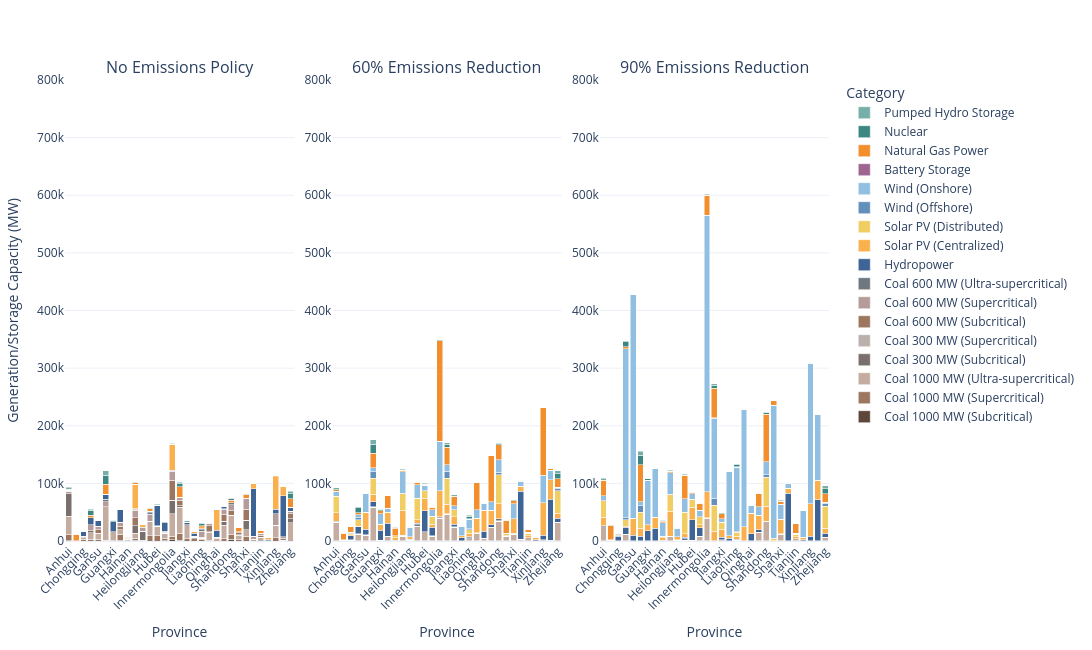

The notebook cell saved with this chart:
### Code cell
plot_scenario_subplots(
    elec_capacity_by_region_dict,
    scenario_map=scenario_map,
    name_map=tech_rename,
    color_map=custom_color_map,
    ymax=8e5,
    width=2000,
    xaxis_name="Province",
    yaxis_name="Generation/Storage Capacity (MW)"
)
